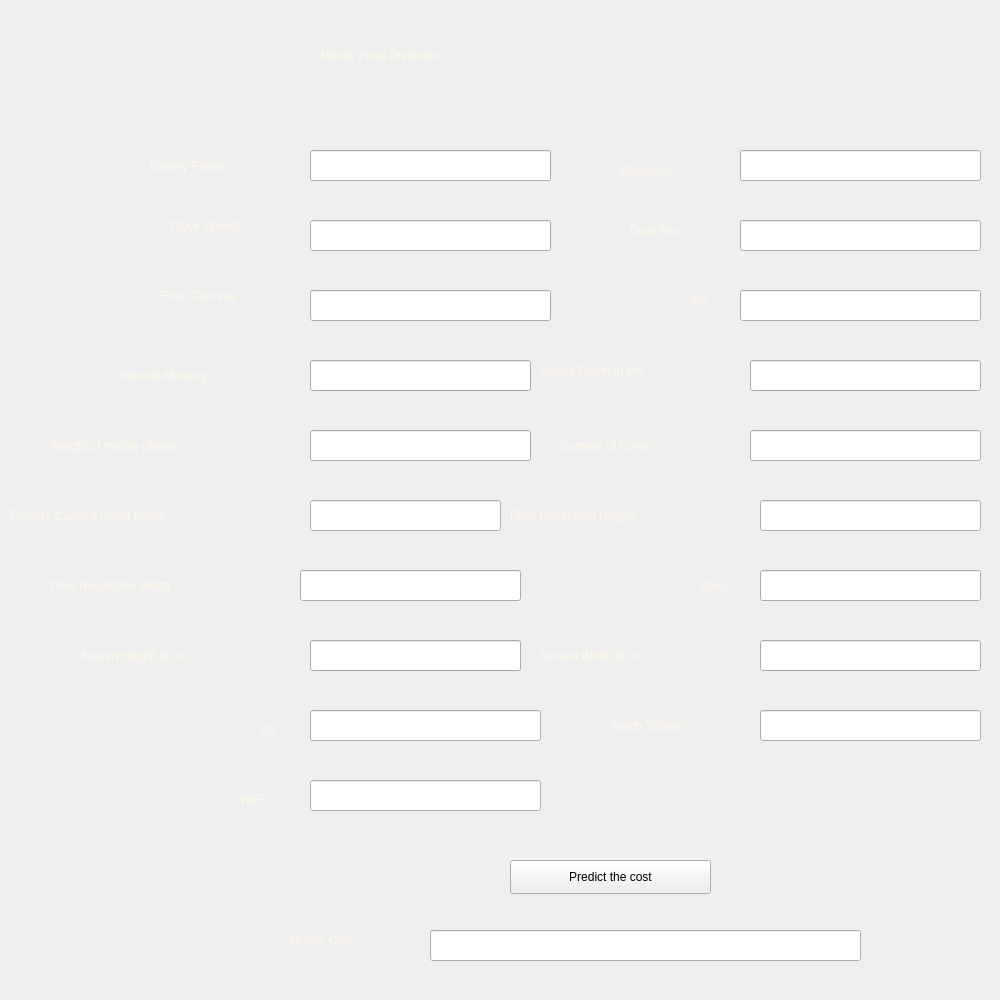
<?xml version="1.0" encoding="UTF-8"?>
<ui version="4.0">
 <class>Form</class>
 <widget class="QWidget" name="Form">
  <property name="geometry">
   <rect>
    <x>0</x>
    <y>0</y>
    <width>1000</width>
    <height>1000</height>
   </rect>
  </property>
  <property name="maximumSize">
   <size>
    <width>1000</width>
    <height>1000</height>
   </size>
  </property>
  <property name="windowTitle">
   <string>Form</string>
  </property>
  <property name="autoFillBackground">
   <bool>true</bool>
  </property>
  <property name="styleSheet">
   <string notr="true">font: 75 11pt &quot;Comic Sans MS&quot;;
color: rgb(255, 247, 234);
</string>
  </property>
  <widget class="QLabel" name="label">
   <property name="geometry">
    <rect>
     <x>320</x>
     <y>30</y>
     <width>381</width>
     <height>51</height>
    </rect>
   </property>
   <property name="styleSheet">
    <string notr="true">font: 18pt &quot;MS Shell Dlg 2&quot;;</string>
   </property>
   <property name="text">
    <string>Mobile Price Prediction</string>
   </property>
  </widget>
  <widget class="QLabel" name="label_2">
   <property name="geometry">
    <rect>
     <x>0</x>
     <y>0</y>
     <width>1001</width>
     <height>1001</height>
    </rect>
   </property>
   <property name="styleSheet">
    <string notr="true">background-image: url(:/newPrefix/Downloads/pexels-arun-thomas-1156684.jpg);</string>
   </property>
   <property name="text">
    <string/>
   </property>
   <property name="pixmap">
    <pixmap resource="mobile.qrc">:/newPrefix/Downloads/pexels-arun-thomas-1156684.jpg</pixmap>
   </property>
   <property name="scaledContents">
    <bool>true</bool>
   </property>
  </widget>
  <widget class="QLabel" name="label_3">
   <property name="geometry">
    <rect>
     <x>150</x>
     <y>150</y>
     <width>171</width>
     <height>31</height>
    </rect>
   </property>
   <property name="text">
    <string>Battery Power:</string>
   </property>
  </widget>
  <widget class="QLabel" name="label_4">
   <property name="geometry">
    <rect>
     <x>170</x>
     <y>210</y>
     <width>181</width>
     <height>31</height>
    </rect>
   </property>
   <property name="text">
    <string>Clock Speed:</string>
   </property>
  </widget>
  <widget class="QLabel" name="label_5">
   <property name="geometry">
    <rect>
     <x>630</x>
     <y>220</y>
     <width>111</width>
     <height>21</height>
    </rect>
   </property>
   <property name="text">
    <string>Dual Sim:</string>
   </property>
  </widget>
  <widget class="QLabel" name="label_6">
   <property name="geometry">
    <rect>
     <x>120</x>
     <y>350</y>
     <width>191</width>
     <height>51</height>
    </rect>
   </property>
   <property name="text">
    <string>Internal Memory:</string>
   </property>
  </widget>
  <widget class="QLabel" name="label_7">
   <property name="geometry">
    <rect>
     <x>560</x>
     <y>430</y>
     <width>191</width>
     <height>31</height>
    </rect>
   </property>
   <property name="text">
    <string>Number of Cores:</string>
   </property>
  </widget>
  <widget class="QLabel" name="label_8">
   <property name="geometry">
    <rect>
     <x>700</x>
     <y>570</y>
     <width>68</width>
     <height>31</height>
    </rect>
   </property>
   <property name="text">
    <string>Ram:</string>
   </property>
  </widget>
  <widget class="QLabel" name="label_9">
   <property name="geometry">
    <rect>
     <x>620</x>
     <y>150</y>
     <width>161</width>
     <height>41</height>
    </rect>
   </property>
   <property name="text">
    <string>Bluetooth:</string>
   </property>
  </widget>
  <widget class="QLabel" name="label_10">
   <property name="geometry">
    <rect>
     <x>160</x>
     <y>280</y>
     <width>151</width>
     <height>31</height>
    </rect>
   </property>
   <property name="text">
    <string>Front Camera:</string>
   </property>
  </widget>
  <widget class="QLabel" name="label_11">
   <property name="geometry">
    <rect>
     <x>690</x>
     <y>290</y>
     <width>68</width>
     <height>19</height>
    </rect>
   </property>
   <property name="text">
    <string>4G:</string>
   </property>
  </widget>
  <widget class="QLabel" name="label_12">
   <property name="geometry">
    <rect>
     <x>540</x>
     <y>350</y>
     <width>211</width>
     <height>41</height>
    </rect>
   </property>
   <property name="text">
    <string>Mobile Depth in cm:</string>
   </property>
  </widget>
  <widget class="QLabel" name="label_13">
   <property name="geometry">
    <rect>
     <x>50</x>
     <y>430</y>
     <width>261</width>
     <height>31</height>
    </rect>
   </property>
   <property name="text">
    <string>Weight of mobile phone:</string>
   </property>
  </widget>
  <widget class="QLabel" name="label_14">
   <property name="geometry">
    <rect>
     <x>10</x>
     <y>500</y>
     <width>291</width>
     <height>31</height>
    </rect>
   </property>
   <property name="text">
    <string>Primary Camera mega pixels:</string>
   </property>
  </widget>
  <widget class="QLabel" name="label_15">
   <property name="geometry">
    <rect>
     <x>510</x>
     <y>500</y>
     <width>261</width>
     <height>31</height>
    </rect>
   </property>
   <property name="text">
    <string>Pixel Resolution Height:</string>
   </property>
  </widget>
  <widget class="QLabel" name="label_16">
   <property name="geometry">
    <rect>
     <x>50</x>
     <y>570</y>
     <width>261</width>
     <height>31</height>
    </rect>
   </property>
   <property name="text">
    <string>Pixel Resolution Width:</string>
   </property>
  </widget>
  <widget class="QLabel" name="label_17">
   <property name="geometry">
    <rect>
     <x>80</x>
     <y>640</y>
     <width>331</width>
     <height>31</height>
    </rect>
   </property>
   <property name="text">
    <string>Screen Height in cm:</string>
   </property>
  </widget>
  <widget class="QLabel" name="label_18">
   <property name="geometry">
    <rect>
     <x>540</x>
     <y>640</y>
     <width>321</width>
     <height>31</height>
    </rect>
   </property>
   <property name="maximumSize">
    <size>
     <width>1000</width>
     <height>1000</height>
    </size>
   </property>
   <property name="text">
    <string>Screen Width in cm	:</string>
   </property>
  </widget>
  <widget class="QLabel" name="label_19">
   <property name="geometry">
    <rect>
     <x>260</x>
     <y>720</y>
     <width>68</width>
     <height>19</height>
    </rect>
   </property>
   <property name="text">
    <string>3G:</string>
   </property>
  </widget>
  <widget class="QLabel" name="label_20">
   <property name="geometry">
    <rect>
     <x>610</x>
     <y>710</y>
     <width>241</width>
     <height>31</height>
    </rect>
   </property>
   <property name="text">
    <string>Touch Screen:</string>
   </property>
  </widget>
  <widget class="QLabel" name="label_21">
   <property name="geometry">
    <rect>
     <x>240</x>
     <y>790</y>
     <width>68</width>
     <height>19</height>
    </rect>
   </property>
   <property name="text">
    <string>WiFi:</string>
   </property>
  </widget>
  <widget class="QLineEdit" name="clockspeed">
   <property name="geometry">
    <rect>
     <x>310</x>
     <y>220</y>
     <width>241</width>
     <height>31</height>
    </rect>
   </property>
   <property name="styleSheet">
    <string notr="true">color: rgb(0, 0, 0);
</string>
   </property>
  </widget>
  <widget class="QLineEdit" name="batterypower">
   <property name="geometry">
    <rect>
     <x>310</x>
     <y>150</y>
     <width>241</width>
     <height>31</height>
    </rect>
   </property>
   <property name="styleSheet">
    <string notr="true">color: rgb(0, 0, 0);</string>
   </property>
  </widget>
  <widget class="QLineEdit" name="bluetooth">
   <property name="geometry">
    <rect>
     <x>740</x>
     <y>150</y>
     <width>241</width>
     <height>31</height>
    </rect>
   </property>
   <property name="styleSheet">
    <string notr="true">color: rgb(0, 0, 0);</string>
   </property>
  </widget>
  <widget class="QLineEdit" name="dualsim">
   <property name="geometry">
    <rect>
     <x>740</x>
     <y>220</y>
     <width>241</width>
     <height>31</height>
    </rect>
   </property>
   <property name="styleSheet">
    <string notr="true">color: rgb(0, 0, 0);</string>
   </property>
  </widget>
  <widget class="QLineEdit" name="fc">
   <property name="geometry">
    <rect>
     <x>310</x>
     <y>290</y>
     <width>241</width>
     <height>31</height>
    </rect>
   </property>
   <property name="styleSheet">
    <string notr="true">color: rgb(0, 0, 0);</string>
   </property>
  </widget>
  <widget class="QLineEdit" name="fourg">
   <property name="geometry">
    <rect>
     <x>740</x>
     <y>290</y>
     <width>241</width>
     <height>31</height>
    </rect>
   </property>
   <property name="styleSheet">
    <string notr="true">color: rgb(0, 0, 0);</string>
   </property>
  </widget>
  <widget class="QLineEdit" name="intmemo">
   <property name="geometry">
    <rect>
     <x>310</x>
     <y>360</y>
     <width>221</width>
     <height>31</height>
    </rect>
   </property>
   <property name="styleSheet">
    <string notr="true">color: rgb(0, 0, 0);</string>
   </property>
  </widget>
  <widget class="QLineEdit" name="mobdep">
   <property name="geometry">
    <rect>
     <x>750</x>
     <y>360</y>
     <width>231</width>
     <height>31</height>
    </rect>
   </property>
   <property name="styleSheet">
    <string notr="true">color: rgb(0, 0, 0);</string>
   </property>
  </widget>
  <widget class="QLineEdit" name="wtphone">
   <property name="geometry">
    <rect>
     <x>310</x>
     <y>430</y>
     <width>221</width>
     <height>31</height>
    </rect>
   </property>
   <property name="styleSheet">
    <string notr="true">color: rgb(0, 0, 0);</string>
   </property>
  </widget>
  <widget class="QLineEdit" name="cores">
   <property name="geometry">
    <rect>
     <x>750</x>
     <y>430</y>
     <width>231</width>
     <height>31</height>
    </rect>
   </property>
   <property name="styleSheet">
    <string notr="true">color: rgb(0, 0, 0);</string>
   </property>
  </widget>
  <widget class="QLineEdit" name="pc">
   <property name="geometry">
    <rect>
     <x>310</x>
     <y>500</y>
     <width>191</width>
     <height>31</height>
    </rect>
   </property>
   <property name="styleSheet">
    <string notr="true">color: rgb(0, 0, 0);</string>
   </property>
  </widget>
  <widget class="QLineEdit" name="pxheight">
   <property name="geometry">
    <rect>
     <x>760</x>
     <y>500</y>
     <width>221</width>
     <height>31</height>
    </rect>
   </property>
   <property name="styleSheet">
    <string notr="true">color: rgb(0, 0, 0);</string>
   </property>
  </widget>
  <widget class="QLineEdit" name="pxwidth">
   <property name="geometry">
    <rect>
     <x>300</x>
     <y>570</y>
     <width>221</width>
     <height>31</height>
    </rect>
   </property>
   <property name="styleSheet">
    <string notr="true">color: rgb(0, 0, 0);</string>
   </property>
  </widget>
  <widget class="QLineEdit" name="ram">
   <property name="geometry">
    <rect>
     <x>760</x>
     <y>570</y>
     <width>221</width>
     <height>31</height>
    </rect>
   </property>
   <property name="styleSheet">
    <string notr="true">color: rgb(0, 0, 0);</string>
   </property>
  </widget>
  <widget class="QLineEdit" name="scheight">
   <property name="geometry">
    <rect>
     <x>310</x>
     <y>640</y>
     <width>211</width>
     <height>31</height>
    </rect>
   </property>
   <property name="styleSheet">
    <string notr="true">color: rgb(0, 0, 0);</string>
   </property>
  </widget>
  <widget class="QLineEdit" name="scwidth">
   <property name="geometry">
    <rect>
     <x>760</x>
     <y>640</y>
     <width>221</width>
     <height>31</height>
    </rect>
   </property>
   <property name="styleSheet">
    <string notr="true">color: rgb(0, 0, 0);</string>
   </property>
  </widget>
  <widget class="QLineEdit" name="threeg">
   <property name="geometry">
    <rect>
     <x>310</x>
     <y>710</y>
     <width>231</width>
     <height>31</height>
    </rect>
   </property>
   <property name="styleSheet">
    <string notr="true">color: rgb(0, 0, 0);</string>
   </property>
  </widget>
  <widget class="QLineEdit" name="ts">
   <property name="geometry">
    <rect>
     <x>760</x>
     <y>710</y>
     <width>221</width>
     <height>31</height>
    </rect>
   </property>
   <property name="styleSheet">
    <string notr="true">color: rgb(0, 0, 0);</string>
   </property>
  </widget>
  <widget class="QLineEdit" name="wifi">
   <property name="geometry">
    <rect>
     <x>310</x>
     <y>780</y>
     <width>231</width>
     <height>31</height>
    </rect>
   </property>
   <property name="styleSheet">
    <string notr="true">color: rgb(0, 0, 0);</string>
   </property>
  </widget>
  <widget class="QPushButton" name="pushButton">
   <property name="geometry">
    <rect>
     <x>510</x>
     <y>860</y>
     <width>201</width>
     <height>34</height>
    </rect>
   </property>
   <property name="styleSheet">
    <string notr="true">color: rgb(0, 0, 0);</string>
   </property>
   <property name="text">
    <string>Predict the cost</string>
   </property>
  </widget>
  <widget class="QLabel" name="label_22">
   <property name="geometry">
    <rect>
     <x>290</x>
     <y>930</y>
     <width>141</width>
     <height>21</height>
    </rect>
   </property>
   <property name="text">
    <string>Mobile Cost:</string>
   </property>
  </widget>
  <widget class="QLineEdit" name="cost">
   <property name="geometry">
    <rect>
     <x>430</x>
     <y>930</y>
     <width>431</width>
     <height>31</height>
    </rect>
   </property>
   <property name="styleSheet">
    <string notr="true">color: rgb(0, 0, 0);
</string>
   </property>
  </widget>
  <zorder>label_2</zorder>
  <zorder>label</zorder>
  <zorder>label_3</zorder>
  <zorder>label_4</zorder>
  <zorder>label_5</zorder>
  <zorder>label_6</zorder>
  <zorder>label_7</zorder>
  <zorder>label_8</zorder>
  <zorder>label_9</zorder>
  <zorder>label_10</zorder>
  <zorder>label_11</zorder>
  <zorder>label_12</zorder>
  <zorder>label_13</zorder>
  <zorder>label_14</zorder>
  <zorder>label_15</zorder>
  <zorder>label_16</zorder>
  <zorder>label_17</zorder>
  <zorder>label_18</zorder>
  <zorder>label_19</zorder>
  <zorder>label_20</zorder>
  <zorder>label_21</zorder>
  <zorder>clockspeed</zorder>
  <zorder>batterypower</zorder>
  <zorder>bluetooth</zorder>
  <zorder>dualsim</zorder>
  <zorder>fc</zorder>
  <zorder>fourg</zorder>
  <zorder>intmemo</zorder>
  <zorder>mobdep</zorder>
  <zorder>wtphone</zorder>
  <zorder>cores</zorder>
  <zorder>pc</zorder>
  <zorder>pxheight</zorder>
  <zorder>pxwidth</zorder>
  <zorder>ram</zorder>
  <zorder>scheight</zorder>
  <zorder>scwidth</zorder>
  <zorder>threeg</zorder>
  <zorder>ts</zorder>
  <zorder>wifi</zorder>
  <zorder>pushButton</zorder>
  <zorder>label_22</zorder>
  <zorder>cost</zorder>
 </widget>
 <resources>
  <include location="mobile.qrc"/>
 </resources>
 <connections/>
</ui>
